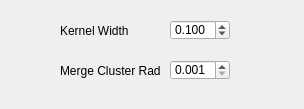
<?xml version="1.0" encoding="UTF-8"?>
<ui version="4.0">
 <class>ParametersMeanShift</class>
 <widget class="QWidget" name="ParametersMeanShift">
  <property name="geometry">
   <rect>
    <x>0</x>
    <y>0</y>
    <width>304</width>
    <height>109</height>
   </rect>
  </property>
  <property name="windowTitle">
   <string>Form</string>
  </property>
  <widget class="QLabel" name="label_8">
   <property name="geometry">
    <rect>
     <x>60</x>
     <y>20</y>
     <width>80</width>
     <height>21</height>
    </rect>
   </property>
   <property name="font">
    <font>
     <pointsize>9</pointsize>
    </font>
   </property>
   <property name="text">
    <string>Kernel Width</string>
   </property>
  </widget>
  <widget class="QDoubleSpinBox" name="kernelWidthSpin">
   <property name="geometry">
    <rect>
     <x>170</x>
     <y>20</y>
     <width>60</width>
     <height>20</height>
    </rect>
   </property>
   <property name="font">
    <font>
     <pointsize>9</pointsize>
    </font>
   </property>
   <property name="decimals">
    <number>3</number>
   </property>
   <property name="minimum">
    <double>0.001000000000000</double>
   </property>
   <property name="maximum">
    <double>9999.899999999999636</double>
   </property>
   <property name="singleStep">
    <double>0.010000000000000</double>
   </property>
   <property name="value">
    <double>0.100000000000000</double>
   </property>
  </widget>
  <widget class="QLabel" name="label_9">
   <property name="geometry">
    <rect>
     <x>60</x>
     <y>60</y>
     <width>100</width>
     <height>21</height>
    </rect>
   </property>
   <property name="font">
    <font>
     <pointsize>9</pointsize>
    </font>
   </property>
   <property name="text">
    <string>Merge Cluster Radius</string>
   </property>
  </widget>
  <widget class="QDoubleSpinBox" name="mergeRadiusSpin">
   <property name="geometry">
    <rect>
     <x>170</x>
     <y>60</y>
     <width>60</width>
     <height>20</height>
    </rect>
   </property>
   <property name="font">
    <font>
     <pointsize>9</pointsize>
    </font>
   </property>
   <property name="decimals">
    <number>3</number>
   </property>
   <property name="minimum">
    <double>0.001000000000000</double>
   </property>
   <property name="maximum">
    <double>9999.899999999999636</double>
   </property>
   <property name="singleStep">
    <double>0.010000000000000</double>
   </property>
   <property name="value">
    <double>0.001000000000000</double>
   </property>
  </widget>
 </widget>
 <resources/>
 <connections/>
</ui>
